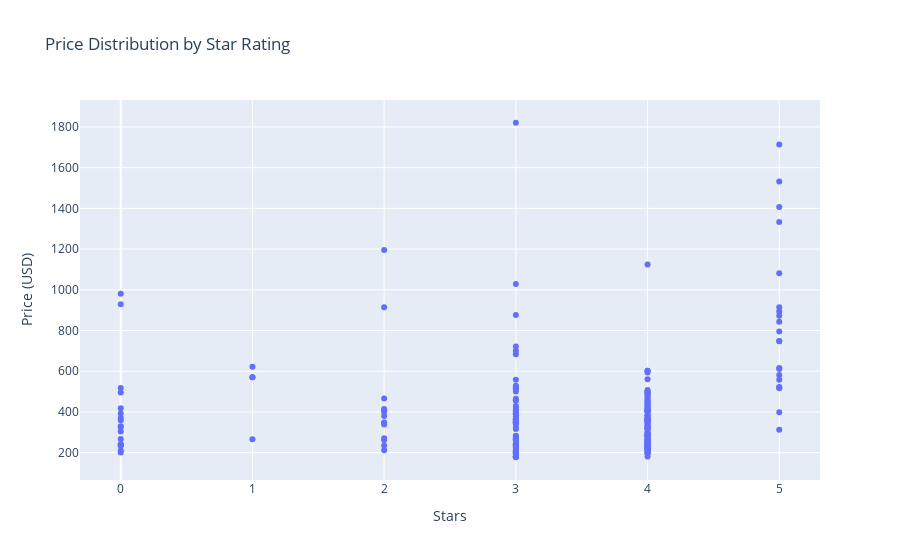

Notebook code cell kept with this figure:
### Code cell
fig = px.scatter(
    df_hotels,
    x="stars",
    y="price",
    title="Price Distribution by Star Rating",
    labels={"stars": "Stars", "price": "Price (USD)"}
)
fig.show()

### Figure 1 — Plotly figure (JSON) as saved in the notebook; plotly's stock layout.template omitted (floating-point values rounded to 4 significant figures; data arrays with more than 128 entries replaced by an {"elided": "..."} marker saying what was removed)
{"data": [{"hovertemplate": "Stars=%{x}<br>Price (USD)=%{y}<extra></extra>", "legendgroup": "", "marker": {"color": "#636efa", "symbol": "circle"}, "mode": "markers", "name": "", "orientation": "v", "showlegend": false, "type": "scatter", "x": {"elided": "218 int values"}, "xaxis": "x", "y": {"elided": "218 float values"}, "yaxis": "y"}], "layout": {"legend": {"tracegroupgap": 0}, "title": {"text": "Price Distribution by Star Rating"}, "xaxis": {"anchor": "y", "domain": [0, 1], "title": {"text": "Stars"}}, "yaxis": {"anchor": "x", "domain": [0, 1], "title": {"text": "Price (USD)"}}}}
